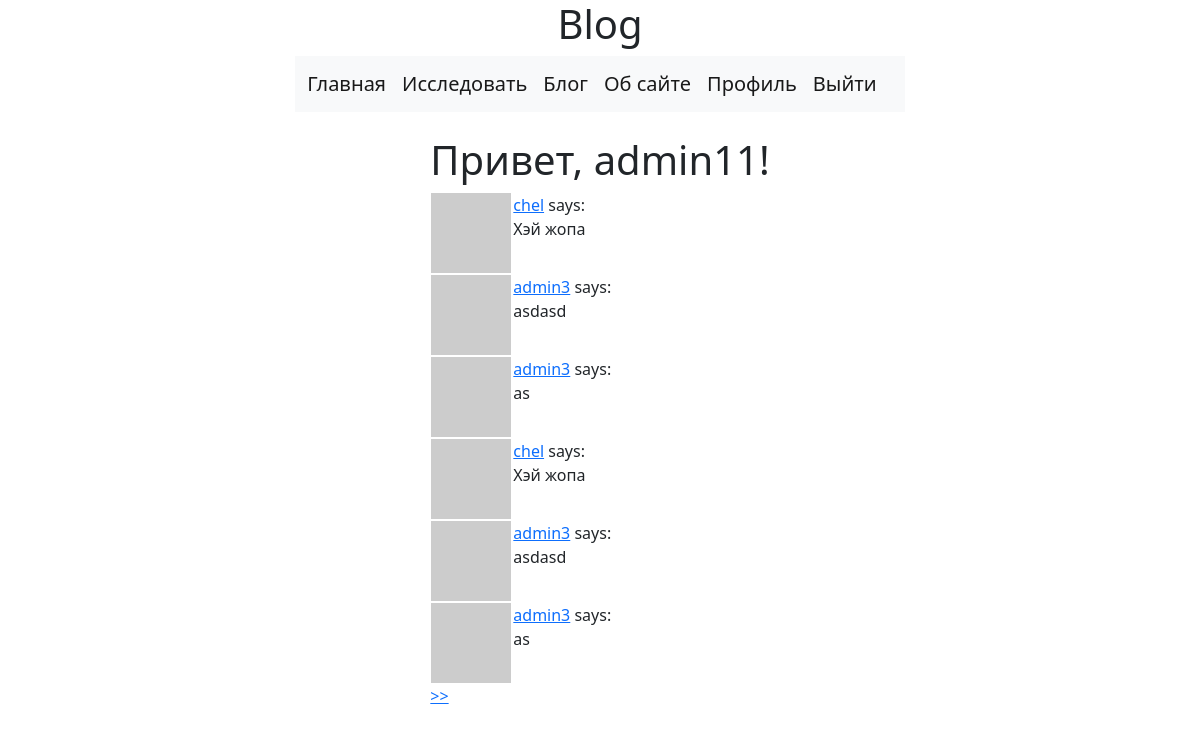
Page /explore (signed in) on the committed database.
### app/models.py (models this page shows, shortened)
class User(UserMixin, db.Model):
    id = db.Column(db.Integer, primary_key=True)
    username = db.Column(db.String(64), index=True, unique=True)
    email = db.Column(db.String(120), index=True, unique=True)
    password_hash = db.Column(db.String(128))
    posts = db.relationship('Post', backref='author', lazy='dynamic')
    about_me = db.Column(db.String(140))
    last_seen = db.Column(db.DateTime, default=datetime.utcnow)
    followed = db.relationship(
        "User", secondary=followers,
        primaryjoin=(followers.c.follower_id == id),
        secondaryjoin=(followers.c.followed_id == id),
        backref=db.backref('followers', lazy='dynamic'), lazy='dynamic')
    def avatar(self, size):
        digest = md5(self.email.lower().encode('utf-8')).hexdigest()
        return f'https://www.gravatar.com/avatar/{digest}?d=identicon&s={size}'

class Post(db.Model):
    id = db.Column(db.Integer, primary_key=True)
    body = db.Column(db.String(140))
    timestamp = db.Column(db.DateTime, index=True, default=datetime.utcnow)
    user_id = db.Column(db.Integer, db.ForeignKey('user.id'))

### app/routes.py (the view)
@app.route('/explore')
@login_required
def explore():
    page = request.args.get('page', 1, type=int)
    posts = Post.query.order_by(Post.timestamp.desc()).paginate(page, app.config['POSTS_PER_PAGE'], False)
    next_url = url_for('explore', page=posts.next_num) if posts.has_next else None
    prev_url = url_for('explore', page=posts.prev_num) if posts.has_prev else None
    return render_template('main.html', title='Explore', posts=posts.items,
                           next_url=next_url, prev_url=prev_url)

### app/models.py (called while the page is built)
@login.user_loader
def load_user(id_user):
    return User.query.get(int(id_user))

### app/routes.py (called while the page is built)
@app.before_request
def before_request():
    if current_user.is_authenticated:
        current_user.last_seen = datetime.utcnow()
        db.session.commit()

### app/templates/main.html (shortened to what this page needs)
{% extends "base.html" %}
{% block content %}
    <h1>Привет, {{ current_user.username }}!</h1>
        {% for post in posts %}
            {% include "_post.html" %}
        {% endfor %}
    {% for post in posts %}
        {% include '_post.html' %}
    {% endfor %}
    {% if next_url %}
    <a href="{{ next_url }}" > >> </a>
    {% endif %}
{% endblock %}

### app/templates/_post.html
<table>
    <tr valign="top">
        <td><img src="{{ post.author.avatar(36) }}"></td>
        <td><a href="{{ url_for('user', username=post.author.username) }}">
            {{ post.author.username }}</a>
            says:
            <br>{{ post.body }}</td>
    </tr>
</table>

### rows in the picture
User: username "admin11"
Post: author.username "chel", body "Хэй жопа"
Post: author.username "admin3", body "asdasd"
Post: author.username "admin3", body "as"
